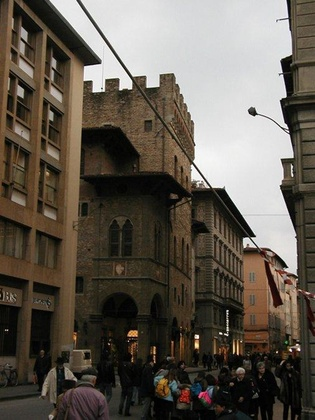
%> input picture Project_unsorted/sravan/9.jpg, 315 x 420 px, shrunk from 506 x 675 before the run
$ octave script1.m   (GNU Octave 9; MATLAB toolbox functions it lacks are replaced by stand-ins)
%> lines starting %> are read from the running program, lines starting %| are printed output that depends on the picture; in (x1, y1, x2, y2) boxes, pixels count from 0 and x2, y2 are one past the last pixel; in counts of white or black regions, pixels touching at a corner belong together; the program's own positions count from 1
gblock=imread('9.jpg');
%> gblock is the input picture: size 420x315x3 uint8; mean R, G, B 97.6, 90.1, 80.2

%Convert the image to Grayscale
I=rgb2gray(gblock);
figure(1);imshow(I);title('Grayscale Image');pause;
x= I;
%Generate Histogram
imhist(x); pause;
%> after `imhist(x)`:
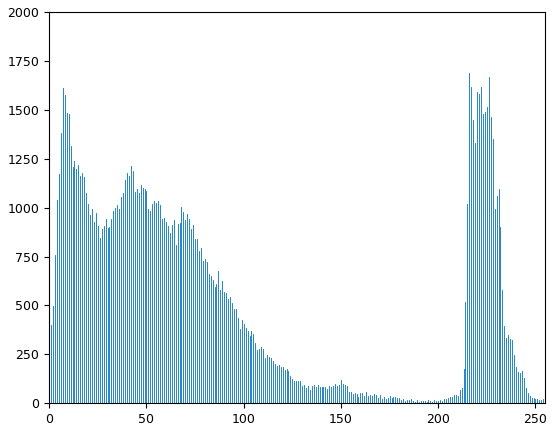
%> figure redrawn from the program's plot data; highest point at x = 216, y = 1687
%Perform Median Filtering
x = medfilt2(x);
%Convert Grayscale image to Binary
threshold=98;%assign a threshold value
x(x<threshold)=0;
x(x>=threshold)=1;
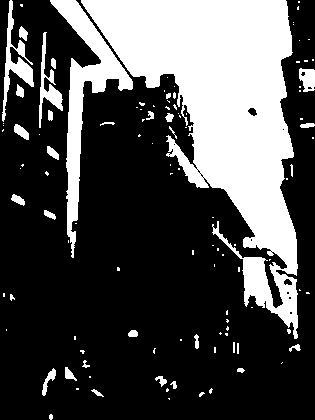
%> x: size 420x315 uint8; values 0 (black) and 1 (white), 30% white; 112 white regions (78 under 20 px), largest, box (x1, y1, x2, y2) and area: (81, 0, 298, 339) 31064, (50, 0, 133, 258) 4632, (2, 0, 34, 122) 1004
x=logical(x);%convert image to binary compared to threshold
%Perform Median Filtering
im2=medfilt2(x);
%> im2: size 420x315 logical; 29.8% white; 70 white regions (40 under 20 px), largest, box (x1, y1, x2, y2) and area: (81, 0, 298, 339) 31075, (50, 0, 133, 258) 4633, (2, 0, 34, 121) 1003
figure(1),imshow(im2);title('filtered image');pause;
%Edge Detection
a=edge(im2,'sobel');
%> a: size 420x315 logical; 4.2% white in thin lines or dots
imshow(a); title('Edge Detection');pause
%Horizontal Edge Detection
BW=edge(im2,'sobel',(graythresh(I)*0.3),'horizontal');
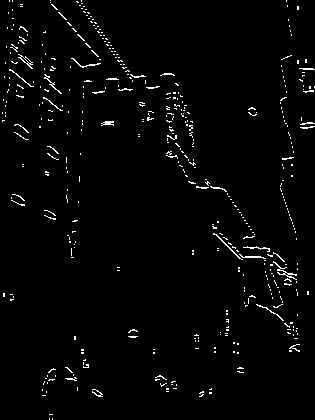
%> BW: size 420x315 logical; 2.1% white in thin lines or dots
imshow(BW)
pause;
%Hough Transform
[H,theta,rho] = hough(BW);
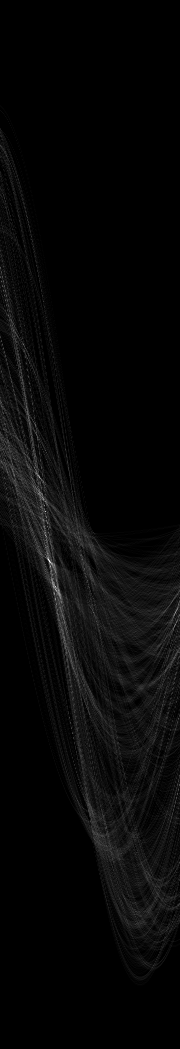
%> H: size 1049x180 double; min 0, max 89, mean 2.7; drawn with min black and max white
%> theta = 180 values from -90 to 89; rho = 1049 values from -524 to 524
figure, imshow(imadjust(mat2gray(H)),[],'XData',theta,'YData',rho,...
'InitialMagnification','fit');
%> after `imshow(imadjust(mat2gray(H)),[],'XData',theta,'YData',rho,... 'Initial`:
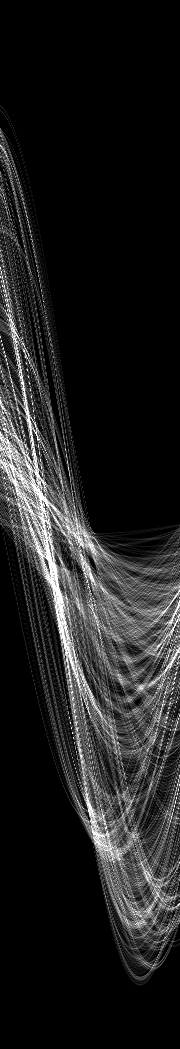
%> displayed picture: size 1049x180, on the screen's scale of 0 to 255; min 0, max 255, mean 31.9
xlabel('\theta (degrees)'), ylabel('\rho');
axis on, axis normal, hold on;
colormap(hot)

% Finding the Hough peaks (number of peaks is set to 10)
P = houghpeaks(H,20,'threshold',ceil(0.2*max(H(:))));
%> P = 20 rows, first 12: [562 50; 512 46; 587 56; 478 40; 536 46; 613 176; 591 59; 500 44; 583 53; 600 56; 564 53; 494 39]

x = theta(P(:,2));
%> x = 20 values, max 85 at index 6, min -76 at index 18, mean -32.8
y = rho(P(:,1));
%> y = 20 values, max 100 at index 15, min -180 at index 19, mean 9.3
plot(x,y,'s','color','black');
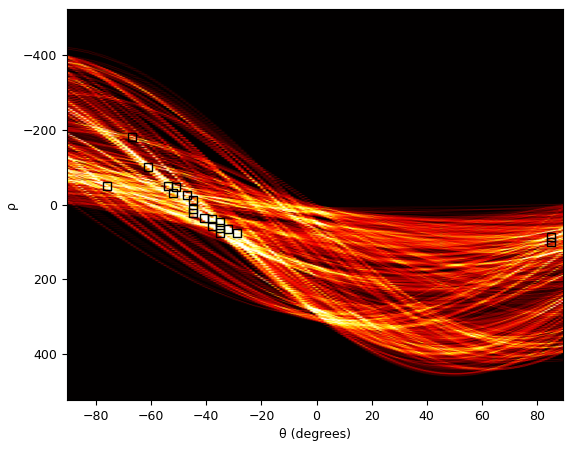
%> figure redrawn from the program's plot data
pause;
%Fill the gaps of Edges and set the Minimum length of a line
lines = houghlines(BW,theta,rho,P,'FillGap',100);
%> lines = 26 lines; longest, point1 to point2 (x, y): (86, 13) to (298, 351), (90, 47) to (299, 345), (53, 5) to (291, 278), (77, 2) to (280, 292), (51, 1) to (268, 280), (89, 19) to (291, 278)

figure, imshow(gblock), hold on
max_len = 0;
for k = 1:length(lines)
xy = [lines(k).point1; lines(k).point2];

plot(xy(:,1),xy(:,2),'LineWidth',2,'Color','red');
% Plot beginnings and ends of lines
plot(xy(1,1),xy(1,2),'x','LineWidth',2,'Color','yellow');
plot(xy(2,1),xy(2,2),'x','LineWidth',2,'Color','green');
end
%> this loop made 26 passes
%> xy on passes 1 to 12: [53 5; 291 278], [12 30; 107 125], [215 234; 298 316], [77 2; 280 292], [11 70; 62 111], [214 234; 277 285], [21 5; 84 68], [168 153; 309 294], [171 74; 22 88], [86 13; 298 351], [12 45; 83 112], [214 234; 269 285]
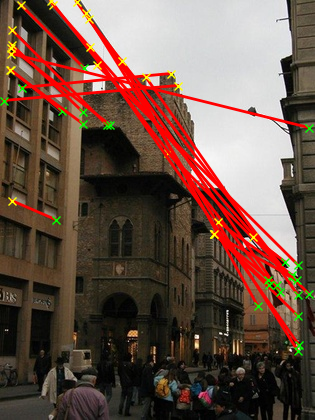
%> figure redrawn from the program's plot data
pause;
n=size(lines,1);
%> n = 1
req=zeros((n*(n-1))/2,2);
k=1;
for i=1:n
    xy_1 = [lines(i).point1; lines(i).point2];
    for j=i+1:n
       xy_2 = [lines(j).point1; lines(j).point2];
       %intersection of two lines (the current line and the previous one)
       slopee = @(line) (line(2,2) - line(1,2))/(line(2,1) - line(1,1));
       m1 = slopee(xy_1);
       m2 = slopee(xy_2);
       intercept = @(line,m) line(1,2) - m*line(1,1);
       b1 = intercept(xy_1,m1);
       b2 = intercept(xy_2,m2);
       if m1~=m2
           xintersect = (b2-b1)/(m1-m2);
           yintersect = m1*xintersect + b1;
           req(k,1)=xintersect;
           req(k,2)=yintersect;
           k=k+1;
       end
     end
end
%> this loop made 1 pass
%> after the loop, k = 1
% [41 lines of commented-out code are left out]

$ run again, with Project_unsorted/sravan/1.jpg copied over Project_unsorted/sravan/9.jpg
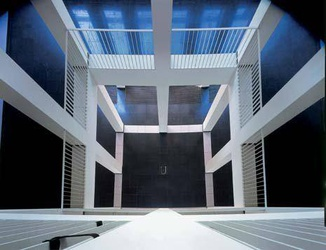
%> input picture Project_unsorted/sravan/1.jpg, 326 x 250 px, shrunk from 465 x 357 before the run
%> gblock is the input picture: size 250x326x3 uint8; mean R, G, B 93.1, 104.6, 119.2
%> `x(x>=threshold)=1;`:
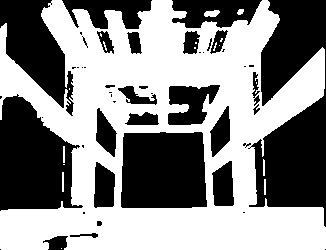
%> x: size 250x326 uint8; values 0 (black) and 1 (white), 54% white; 48 black regions (23 under 20 px), largest, box (x1, y1, x2, y2) and area: (248, 0, 326, 227) 10571, (0, 94, 83, 211) 6616, (121, 132, 207, 208) 6195
%> im2: size 250x326 logical; 54.1% white; 35 black regions (11 under 20 px), largest, box (x1, y1, x2, y2) and area: (250, 0, 326, 227) 10571, (0, 95, 82, 211) 6631, (121, 132, 207, 208) 6193
%> a: size 250x326 logical; 6.5% white in thin lines or dots
%> BW: size 250x326 logical; 5.3% white in thin lines or dots
%> theta = 180 values from -90 to 89; rho = 821 values from -410 to 410
%> P = 20 rows, first 12: [204 1; 377 45; 279 1; 669 137; 674 146; 328 2; 403 2; 313 3; 214 3; 627 178; 453 46; 441 180]
%> `x = theta(P(:,2));`: x = 20 values, max 89 at index 12, min -90 at index 1, mean 3.75
%> y = 20 values, max 263 at index 5, min -207 at index 1, mean 47.6
%> lines = 20 lines; longest, point1 to point2 (x, y): (1, 99) to (306, 110), (268, 2) to (63, 208), (62, 2) to (267, 207), (38, 85) to (326, 90), (46, 210) to (245, 12), (288, 82) to (13, 97)
%> the loop `for k = 1:length(lines)` made 20 passes
%> xy on passes 1 to 8: [60 208; 325 208], [8 55; 168 209], [54 133; 272 133], [322 49; 157 209], [323 97; 163 209], [38 85; 326 90], [42 10; 277 14], [1 99; 306 110]
%> after the loop `for k = 1:length(lines)`:
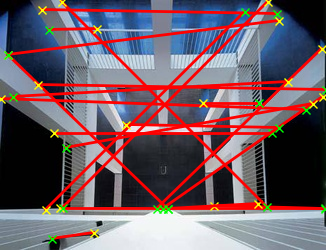
%> figure redrawn from the program's plot data
%> n = 1
%> the loop `for i=1:n` made 1 pass

$ run again, with Project_unsorted/sravan/10.jpg copied over Project_unsorted/sravan/9.jpg
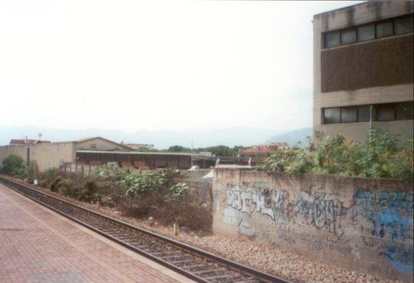
%> input picture Project_unsorted/sravan/10.jpg, 414 x 283 px, shrunk from 591 x 404 before the run
%> gblock is the input picture: size 283x414x3 uint8; mean R, G, B 174.2, 167, 161.1
%> `x(x>=threshold)=1;`:
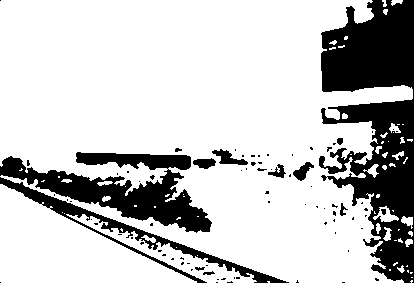
%> x: size 283x414 uint8; values 0 (black) and 1 (white), 77.7% white; 82 black regions (69 under 20 px), largest, box (x1, y1, x2, y2) and area: (319, 0, 414, 283) 15202, (0, 152, 212, 233) 6870, (0, 177, 289, 283) 2824
%> im2: size 283x414 logical; 77.7% white; 44 black regions (33 under 20 px), largest, box (x1, y1, x2, y2) and area: (319, 0, 414, 283) 15349, (0, 152, 289, 283) 9757, (212, 149, 248, 165) 259
%> a: size 283x414 logical; 4.5% white in thin lines or dots
%> BW: size 283x414 logical; 4.2% white in thin lines or dots
%> theta = 180 values from -90 to 89; rho = 1003 values from -501 to 501
%> P = 20 rows, first 12: [335 21; 351 2; 334 26; 338 1; 358 5; 637 176; 681 177; 679 172; 692 174; 327 15; 323 20; 311 17]
%> `x = theta(P(:,2));`: x = 20 values, max 86 at index 7, min -90 at index 4, mean -30.2
%> y = 20 values, max 201 at index 19, min -191 at index 12, mean -63.85
%> lines = 21 lines; longest, point1 to point2 (x, y): (409, 142) to (16, 191), (401, 152) to (9, 180), (2, 178) to (376, 178), (23, 165) to (395, 165), (382, 138) to (32, 200), (8, 158) to (331, 180)
%> the loop `for k = 1:length(lines)` made 21 passes
%> xy on passes 1 to 8: [2 179; 288 283], [77 153; 397 159], [27 198; 207 282], [23 165; 395 165], [104 153; 368 171], [413 100; 332 108], [401 152; 9 180], [176 152; 6 179]
%> after the loop `for k = 1:length(lines)`:
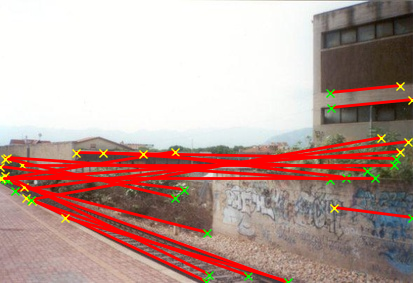
%> figure redrawn from the program's plot data
%> n = 1
%> the loop `for i=1:n` made 1 pass
